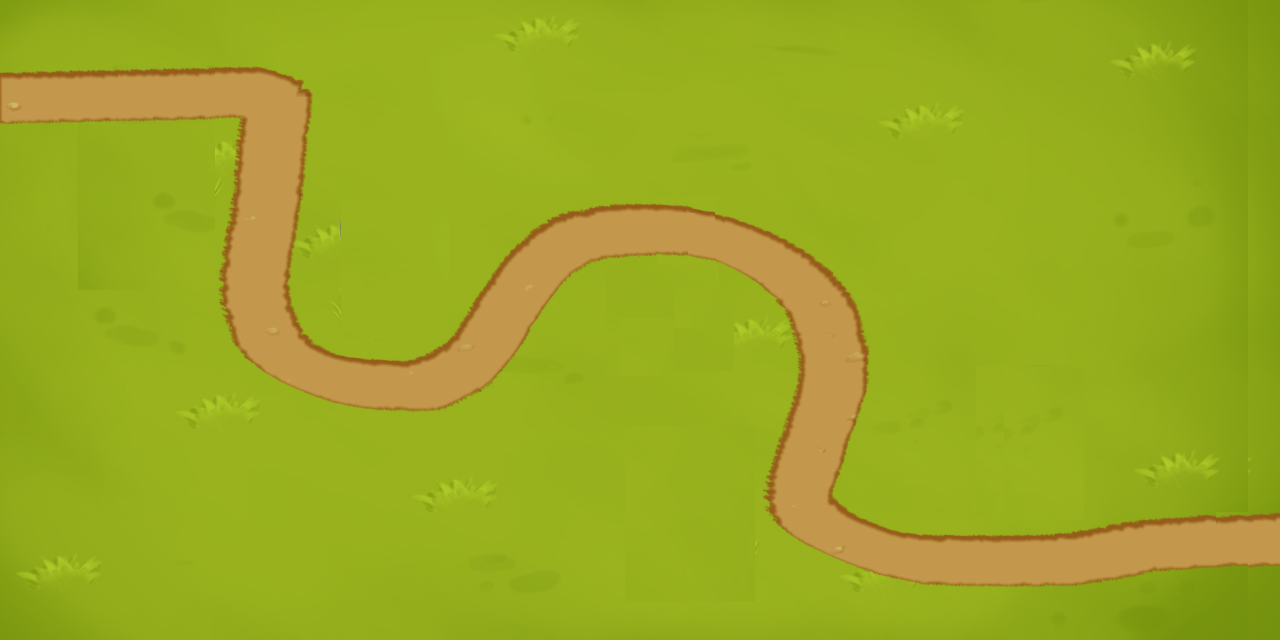

Below is a game level as drawn by its tile map, then a one-line description and the .tmx file that defines it, in full:
An orthogonal 40x20 tile map with 32x32 px tiles, 1 tile layer (Tile Layer 1), 2 tilesets.

<map version="1.0" tiledversion="1.1.5" orientation="orthogonal" renderorder="right-down" width="40" height="20" tilewidth="32" tileheight="32" infinite="0" nextobjectid="1">
 <tileset firstgid="1" name="world_map" tilewidth="32" tileheight="32" tilecount="780" columns="39">
  <image source="../img/world_map.png" width="1279" height="660" />
  <tile id="78" type="1" />
  <tile id="79" type="1" />
  <tile id="80" type="1" />
  <tile id="81" type="1" />
  <tile id="82" type="1" />
  <tile id="83" type="1" />
  <tile id="84" type="1" />
  <tile id="85" type="1" />
  <tile id="86" type="1" />
  <tile id="117" type="10" />
  <tile id="118" type="1" />
  <tile id="119" type="1" />
  <tile id="120" type="1" />
  <tile id="121" type="1" />
  <tile id="122" type="1" />
  <tile id="123" type="1" />
  <tile id="124" type="1" />
  <tile id="125" type="1" />
  <tile id="164" type="1" />
  <tile id="203" type="1" />
  <tile id="241" type="1" />
  <tile id="242" type="1" />
  <tile id="280" type="1" />
  <tile id="281" type="1" />
  <tile id="290" type="1" />
  <tile id="291" type="1" />
  <tile id="292" type="1" />
  <tile id="293" type="1" />
  <tile id="294" type="1" />
  <tile id="295" type="1" />
  <tile id="296" type="1" />
  <tile id="319" type="1" />
  <tile id="320" type="1" />
  <tile id="328" type="1" />
  <tile id="329" type="1" />
  <tile id="335" type="1" />
  <tile id="336" type="1" />
  <tile id="358" type="1" />
  <tile id="359" type="1" />
  <tile id="366" type="1" />
  <tile id="367" type="1" />
  <tile id="376" type="1" />
  <tile id="397" type="1" />
  <tile id="398" type="1" />
  <tile id="404" type="1" />
  <tile id="405" type="1" />
  <tile id="415" type="1" />
  <tile id="416" type="1" />
  <tile id="437" type="1" />
  <tile id="438" type="1" />
  <tile id="439" type="1" />
  <tile id="440" type="1" />
  <tile id="441" type="1" />
  <tile id="442" type="1" />
  <tile id="443" type="1" />
  <tile id="454" type="1" />
  <tile id="455" type="1" />
  <tile id="479" type="1" />
  <tile id="480" type="1" />
  <tile id="481" type="1" />
  <tile id="493" type="1" />
  <tile id="494" type="1" />
  <tile id="532" type="1" />
  <tile id="571" type="1" />
  <tile id="609" type="1" />
  <tile id="610" type="1" />
  <tile id="649" type="1" />
  <tile id="650" type="1" />
  <tile id="660" type="1" />
  <tile id="661" type="1" />
  <tile id="662" type="20" />
  <tile id="690" type="1" />
  <tile id="691" type="1" />
  <tile id="692" type="1" />
  <tile id="693" type="1" />
  <tile id="694" type="1" />
  <tile id="695" type="1" />
  <tile id="696" type="1" />
  <tile id="697" type="1" />
  <tile id="698" type="1" />
  <tile id="699" type="1" />
  <tile id="700" type="1" />
  <tile id="701" type="1" />
 </tileset>
 <tileset firstgid="781" name="world_map" tilewidth="32" tileheight="32" tilecount="780" columns="39">
  <image source="../img/world_map.png" width="1279" height="660" />
 </tileset>
 <layer name="Tile Layer 1" width="40" height="20">
  <data encoding="csv">
1,2,3,4,5,6,7,8,9,10,11,12,13,14,15,16,17,18,19,20,21,22,23,24,25,26,27,28,29,30,31,32,33,34,35,36,37,38,39,39,
40,41,42,43,44,45,46,47,48,49,50,51,52,53,54,55,56,57,58,59,60,61,62,63,64,65,66,67,68,69,70,71,72,73,74,75,76,77,78,78,
79,80,81,82,83,84,85,86,87,88,89,90,91,92,93,94,95,96,97,98,99,100,101,102,103,104,105,106,107,108,109,110,111,112,113,114,115,116,117,117,
118,119,120,121,122,123,124,125,126,127,128,129,130,131,132,133,134,135,136,137,138,139,140,141,142,143,144,145,146,147,148,149,150,151,152,153,154,155,156,156,
157,158,159,160,161,162,163,164,165,166,167,168,169,170,171,172,173,174,175,176,177,178,179,180,181,182,183,184,185,186,187,188,189,190,191,192,193,194,195,195,
196,197,198,199,200,201,202,203,204,205,206,207,208,209,210,211,212,213,214,215,216,217,218,219,220,221,222,223,224,225,226,227,228,229,230,231,232,233,234,234,
235,236,237,238,239,240,241,242,243,244,245,246,247,248,249,250,251,252,253,254,255,256,257,258,259,260,261,262,263,264,265,266,267,268,269,270,271,272,273,273,
274,275,276,277,278,279,280,281,282,283,284,285,286,287,288,289,290,291,292,293,294,295,296,297,298,299,300,301,302,303,304,305,306,307,308,309,310,311,312,312,
313,314,315,316,317,318,319,320,321,322,323,324,325,326,327,328,329,330,331,332,333,334,335,336,337,338,339,340,341,342,343,344,345,346,347,348,349,350,351,351,
352,353,354,355,356,357,358,359,360,361,362,363,364,365,366,367,368,369,370,371,372,373,374,375,376,377,378,379,380,381,382,383,384,385,386,387,388,389,390,390,
391,392,393,394,395,396,397,398,399,400,401,402,403,404,405,406,407,408,409,410,411,412,413,414,415,416,417,418,419,420,421,422,423,424,425,426,427,428,429,429,
430,431,432,433,434,435,436,437,438,439,440,441,442,443,444,445,446,447,448,449,450,451,452,453,454,455,456,457,458,459,460,461,462,463,464,465,466,467,468,468,
469,470,471,472,473,474,475,476,477,478,479,480,481,482,483,484,485,486,487,488,489,490,491,492,493,494,495,496,497,498,499,500,501,502,503,504,505,506,507,507,
508,509,510,511,512,513,514,515,516,517,518,519,520,521,522,523,524,525,526,527,528,529,530,531,532,533,534,535,536,537,538,539,540,541,542,543,544,545,546,546,
547,548,549,550,551,552,553,554,555,556,557,558,559,560,561,562,563,564,565,566,567,568,569,570,571,572,573,574,575,576,577,578,579,580,581,582,583,584,585,585,
586,587,588,589,590,591,592,593,594,595,596,597,598,599,600,601,602,603,604,605,606,607,608,609,610,611,612,613,614,615,616,617,618,619,620,621,622,623,624,624,
625,626,627,628,629,630,631,632,633,634,635,636,637,638,639,640,641,642,643,644,645,646,647,648,649,650,651,652,653,654,655,656,657,658,659,660,661,662,662,663,
664,665,666,667,668,669,670,671,672,673,674,675,676,677,678,679,680,681,682,683,684,685,686,687,688,689,690,691,692,693,694,695,696,697,698,699,700,701,702,702,
703,704,705,706,707,708,709,710,711,712,713,714,715,716,717,718,719,720,721,722,723,724,725,726,727,728,729,730,731,732,733,734,735,736,737,738,739,740,741,741,
742,743,744,745,746,747,748,749,750,751,752,753,754,755,756,757,758,759,760,761,762,763,764,765,766,767,768,769,770,771,772,773,774,775,776,777,778,779,780,780
</data>
 </layer>
</map>